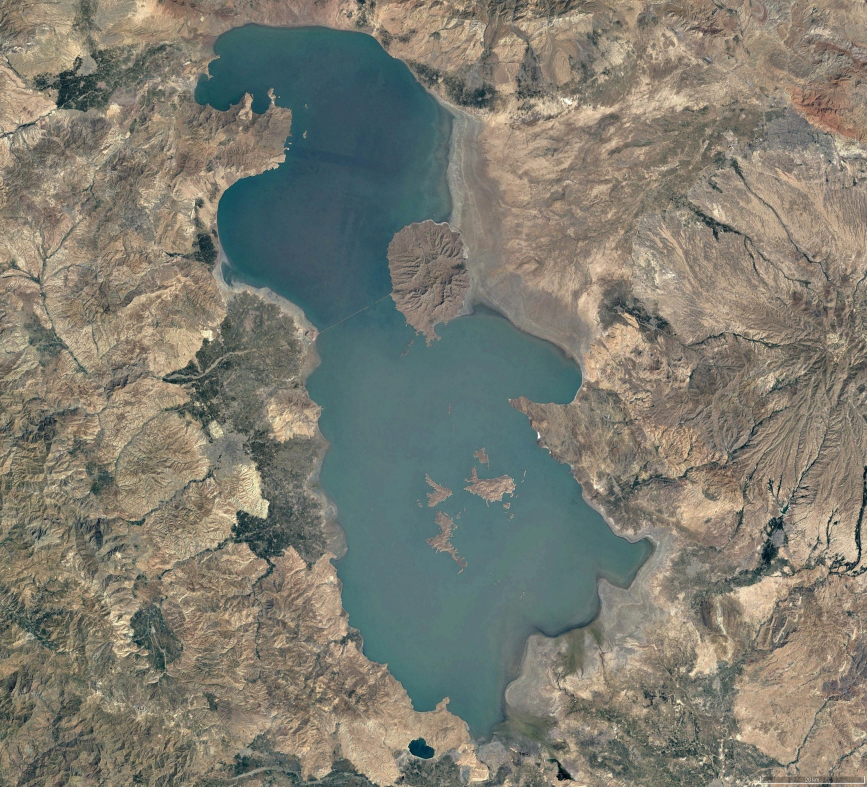
#> input picture HW1/inputs/P3/lake_urmia_2000.jpg, 2600 x 2360 px (shown at 1/3 size)
$ jupyter execute 'P03 - bc.ipynb'
#> lines starting #> are read from the running program, lines starting #| are printed output that depends on the picture; after the words box and inside, x2 and y2 are one past the last pixel; in counts of white or black regions, pixels touching at a corner belong together; long printed decimals are rounded
[cell 1]
import numpy as np
import matplotlib.pyplot as plt
import seaborn as sns
import cv2
import glob
import math
import os
import random

[cell 2]
# Loading images
img_2000 = cv2.imread("./inputs/P3/lake_urmia_2000.jpg")
#> img_2000 is the input picture: shape (2360, 2600, 3); mean B, G, R 112.9, 124.4, 126.2
img_2018 = cv2.imread("./inputs/P3/lake_urmia_2018.jpg")
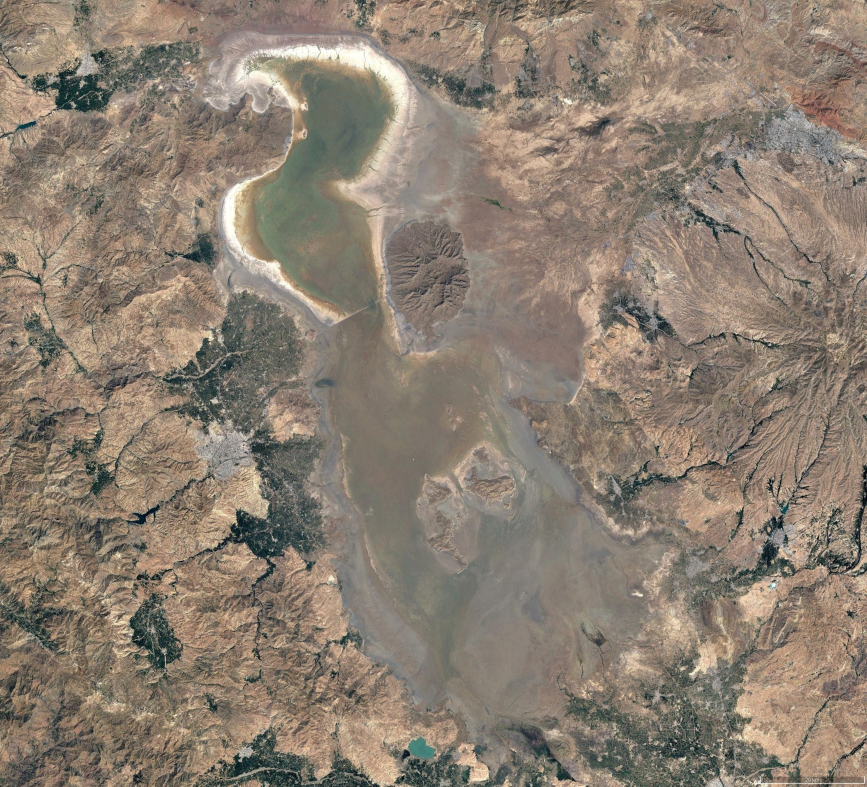
#> input picture HW1/inputs/P3/lake_urmia_2018.jpg, 2600 x 2360 px (shown at 1/3 size)
#> img_2018 is the input picture: shape (2360, 2600, 3); mean B, G, R 113.6, 127.2, 139.9
img_2020 = cv2.imread("./inputs/P3/lake_urmia_2020.jpg")
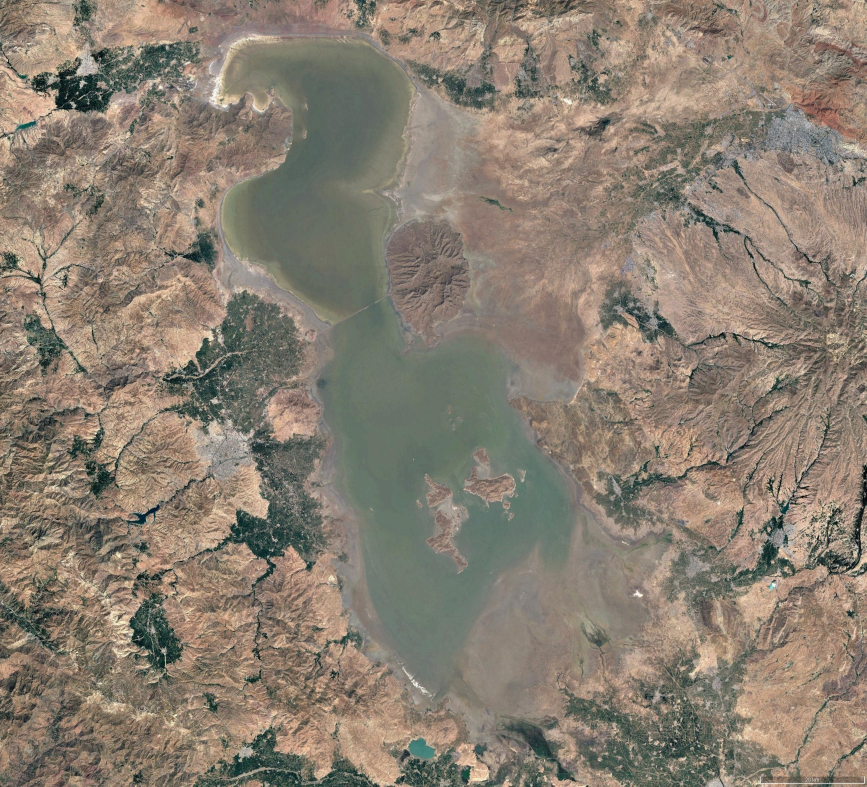
#> input picture HW1/inputs/P3/lake_urmia_2020.jpg, 2600 x 2360 px (shown at 1/3 size)
#> img_2020 is the input picture: shape (2360, 2600, 3); mean B, G, R 113.5, 127.2, 138.2

[cell 3]
def WaterMaskExtractor(img,coef_=0.085):
#> called with coef_ = 0.15
    gray = cv2.cvtColor(img,cv2.COLOR_BGR2GRAY)
    _, thresh = cv2.threshold(gray,0,255,cv2.THRESH_BINARY_INV+cv2.THRESH_OTSU)
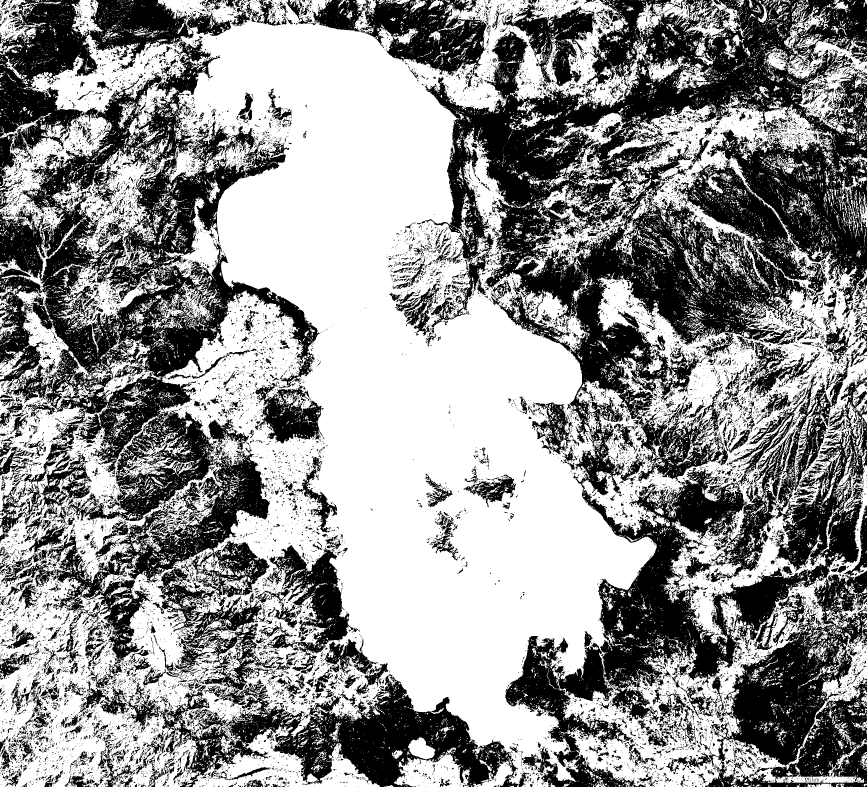
#> thresh: shape (2360, 2600) (shown at 1/3 size); 57.3% white; 21798 black regions (19370 under 20 px), largest, box (x1, y1, x2, y2) and area: (1275, 0, 2600, 1330) 718860, (0, 0, 961, 2023) 606269, (1719, 1131, 2600, 2164) 256508

    # noise removal
    kernel = np.ones((5,5),np.uint8)
    opening = cv2.morphologyEx(thresh,cv2.MORPH_OPEN,kernel, iterations = 8)
#> opening: shape (2360, 2600); 21.4% white; 20 white regions, largest, box (x1, y1, x2, y2) and area: (584, 68, 1960, 2261) 1281337, (596, 708, 650, 788) 3698, (1232, 2221, 1286, 2270) 2388

    # sure background area
    sure_bg = cv2.dilate(opening,kernel,iterations = 12)
#> sure_bg: shape (2360, 2600); 27.2% white; 14 white regions, largest, box (x1, y1, x2, y2) and area: (560, 44, 1984, 2285) 1559580, (943, 2258, 1100, 2360) 12203, (641, 950, 735, 1080) 11214
    # Finding sure foreground area
    dist_transform = cv2.distanceTransform(opening,cv2.DIST_L2,5)
    _, sure_fg = cv2.threshold(dist_transform,coef_*dist_transform.max(),255,0)
#> sure_fg: shape (2360, 2600) float32; 14.5% white; 1 white region, box (x1, y1, x2, y2) and area: (617, 101, 1915, 2200) 891161

    # Finding unknown region
    sure_fg = np.uint8(sure_fg)
    unknown = cv2.subtract(sure_bg,sure_fg)
#> unknown: shape (2360, 2600); 12.7% white; 19 white regions, largest, box (x1, y1, x2, y2) and area: (560, 44, 1984, 2285) 548568, (1207, 1308, 1610, 1755) 94675, (943, 2258, 1100, 2360) 12203

    # Marker labelling
    _, markers = cv2.connectedComponents(sure_fg)
    markers = markers+1

    # mark the region of unknown with 0
    markers[unknown==255] = 0
#> markers: shape (2360, 2600) int32; 3 distinct labels, from 0 to 2

    markers = cv2.watershed(img,markers)
#> markers: shape (2360, 2600) int32; 3 distinct labels, from -1 to 2

    return markers


marker_2000 = WaterMaskExtractor(img_2000,0.15)
marker_2018 = WaterMaskExtractor(img_2018,0.7)
#> in WaterMaskExtractor (call 2), `_, thresh = cv2.threshold(gray,0,255,cv2.THRESH_BINARY_INV+cv2.THRESH_..`: thresh: shape (2360, 2600); 54.3% white; 31402 black regions (28347 under 20 px), largest, box (x1, y1, x2, y2) and area: (0, 0, 2600, 1183) 1158761, (34, 1059, 809, 1969) 178127, (2158, 1714, 2600, 2360) 136136
#> in WaterMaskExtractor (call 2), `opening = cv2.morphologyEx(thresh,cv2.MORPH_OPEN,kernel, iterations = 8)`: opening: shape (2360, 2600); 9.2% white; 29 white regions, largest, box (x1, y1, x2, y2) and area: (798, 216, 1584, 2115) 433427, (1476, 902, 1752, 1143) 33540, (1620, 1492, 1738, 1667) 14736
#> in WaterMaskExtractor (call 2), `sure_bg = cv2.dilate(opening,kernel,iterations = 12)`: sure_bg: shape (2360, 2600); 16.1% white; 19 white regions, largest, box (x1, y1, x2, y2) and area: (774, 192, 1842, 2139) 714784, (1452, 878, 1776, 1167) 63291, (1368, 502, 1520, 750) 32487
#> in WaterMaskExtractor (call 2), `_, sure_fg = cv2.threshold(dist_transform,coef_*dist_transform.max(),2..`: sure_fg: shape (2360, 2600) float32; 0.24% white; 6 white regions (1 under 20 px), largest, box (x1, y1, x2, y2) and area: (1120, 1289, 1242, 1469) 7089, (995, 302, 1074, 439) 6900, (899, 604, 924, 631) 302, (1034, 814, 1049, 843) 198, (1244, 1291, 1272, 1302) 148
#> in WaterMaskExtractor (call 2), `_, markers = cv2.connectedComponents(sure_fg)`: markers: shape (2360, 2600) int32; 7 distinct labels, from 0 to 6
#> in WaterMaskExtractor (call 2), `markers = markers+1`: markers: shape (2360, 2600) int32; 7 distinct labels, from 1 to 7
#> in WaterMaskExtractor (call 2), `markers[unknown==255] = 0`: markers: shape (2360, 2600) int32; 8 distinct labels, from 0 to 7
#> in WaterMaskExtractor (call 2), `markers = cv2.watershed(img,markers)`: markers: shape (2360, 2600) int32; 8 distinct labels, from -1 to 7
marker_2020 = WaterMaskExtractor(img_2020,0.2)
#> call 3 of WaterMaskExtractor, with coef_ = 0.2
#> in WaterMaskExtractor (call 3), `_, thresh = cv2.threshold(gray,0,255,cv2.THRESH_BINARY_INV+cv2.THRESH_..`: thresh: shape (2360, 2600); 51.1% white; 23044 black regions (20661 under 20 px), largest, box (x1, y1, x2, y2) and area: (0, 0, 2600, 2360) 2068562, (0, 1058, 845, 2039) 265083, (426, 1896, 1380, 2360) 146962
#> in WaterMaskExtractor (call 3), `opening = cv2.morphologyEx(thresh,cv2.MORPH_OPEN,kernel, iterations = 8)`: opening: shape (2360, 2600); 13.3% white; 19 white regions, largest, box (x1, y1, x2, y2) and area: (698, 130, 1742, 2081) 765827, (1570, 960, 1709, 1089) 11570, (1513, 2157, 1671, 2274) 10127
#> in WaterMaskExtractor (call 3), `sure_bg = cv2.dilate(opening,kernel,iterations = 12)`: sure_bg: shape (2360, 2600); 18.7% white; 16 white regions, largest, box (x1, y1, x2, y2) and area: (674, 106, 1766, 2105) 1008511, (1489, 2133, 1731, 2359) 31523, (575, 701, 671, 809) 10098
#> in WaterMaskExtractor (call 3), `_, sure_fg = cv2.threshold(dist_transform,coef_*dist_transform.max(),2..`: sure_fg: shape (2360, 2600) float32; 7.9% white; 3 white regions (1 under 20 px), largest, box (x1, y1, x2, y2) and area: (983, 932, 1710, 2032) 300528, (730, 162, 1190, 919) 186186
#> in WaterMaskExtractor (call 3), `unknown = cv2.subtract(sure_bg,sure_fg)`: unknown: shape (2360, 2600); 10.8% white; 19 white regions, largest, box (x1, y1, x2, y2) and area: (674, 106, 1766, 2105) 418499, (1207, 1308, 1610, 1755) 89363, (1489, 2133, 1731, 2359) 31518
#> in WaterMaskExtractor (call 3), `_, markers = cv2.connectedComponents(sure_fg)`: markers: shape (2360, 2600) int32; 4 distinct labels, from 0 to 3
#> in WaterMaskExtractor (call 3), `markers = markers+1`: markers: shape (2360, 2600) int32; 4 distinct labels, from 1 to 4
#> in WaterMaskExtractor (call 3), `markers[unknown==255] = 0`:
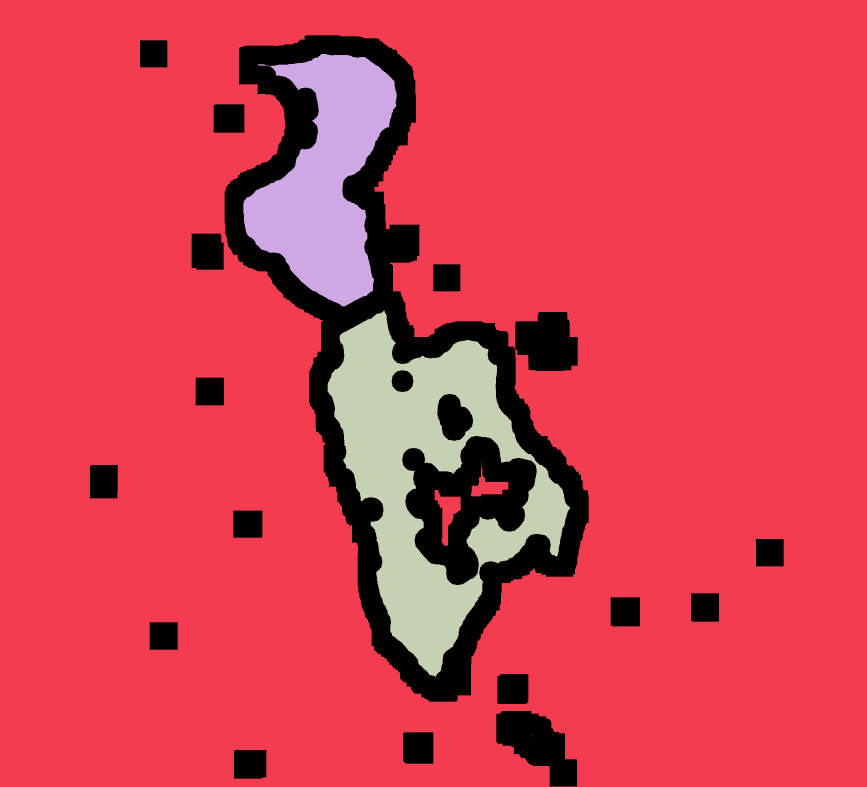
#> markers: shape (2360, 2600) int32 (shown at 1/3 size); 5 distinct labels, from 0 to 4; one colour per label, 0 black
#> in WaterMaskExtractor (call 3), `markers = cv2.watershed(img,markers)`:
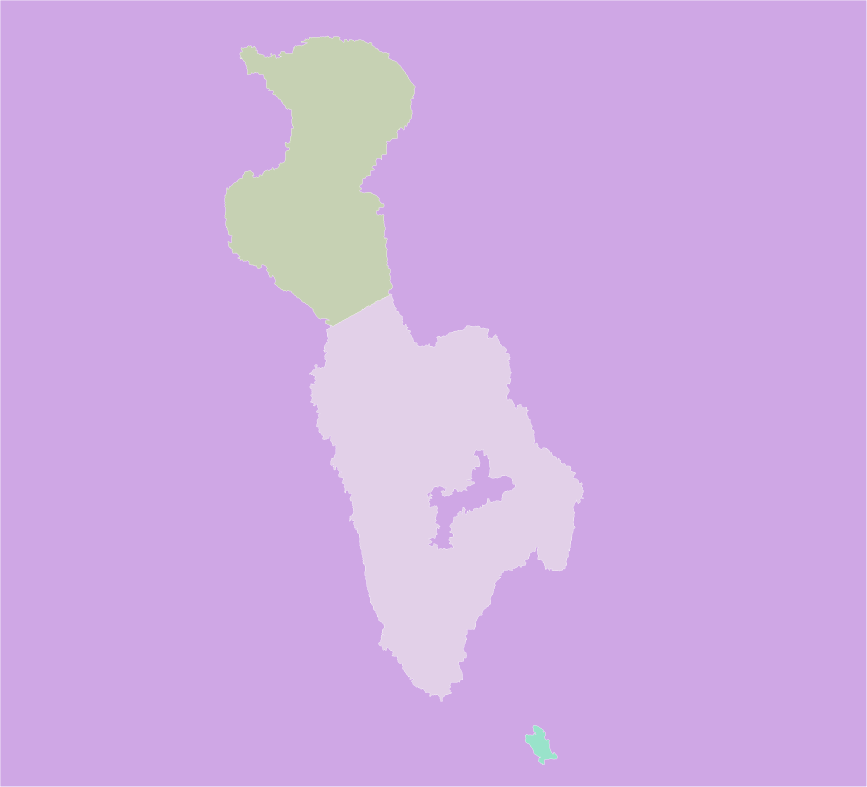
#> markers: shape (2360, 2600) int32 (shown at 1/3 size); 5 distinct labels, from -1 to 4; one colour per label, 0 black, -1 white

[cell 4]
# Generating visual result for 2000
crop_2000 = img_2000.copy()
crop_2000[marker_2000==1]=(0,0,0)
region_2000 = crop_2000.copy()
index = np.logical_or(marker_2000==2 , marker_2000==3)
#> index: shape (2360, 2600) bool; 21.4% white; 1 white region, box (x1, y1, x2, y2) and area: (576, 69, 1974, 2276) 1311491
pix_2000 = np.mean(region_2000[index],axis=0)
#> pix_2000 = [109, 105, 76.29]
region_2000[index] = (150,50,50)
water_2000 = region_2000.copy()
water_2000[index] = (255,255,255)

# Generating visual result for 2020
crop_2020 = img_2020.copy()
crop_2020[marker_2000==1]=(0,0,0)
region_2020 = crop_2020.copy()
index = np.logical_or(marker_2020==2 , marker_2020==3)
#> index: shape (2360, 2600) bool; 13.6% white; 1 white region, box (x1, y1, x2, y2) and area: (675, 108, 1751, 2104) 835440
pix_2020 = np.mean(region_2020[index],axis=0)
#> pix_2020 = [106.2, 117.3, 108.9]
region_2020[index] = (150,50,50)
water_2020 = cv2.inRange(crop_2020,pix_2020-35,pix_2020+20)
#> water_2020: shape (2360, 2600); 13.8% white; 2565 white regions (2333 under 20 px), largest, box (x1, y1, x2, y2) and area: (685, 126, 1792, 2146) 806820, (1469, 2132, 1674, 2271) 9144, (1884, 1618, 1952, 1660) 999


# Generating visual result for 2018
crop_2018 = img_2018.copy()
crop_2018[marker_2000==1]=(0,0,0)
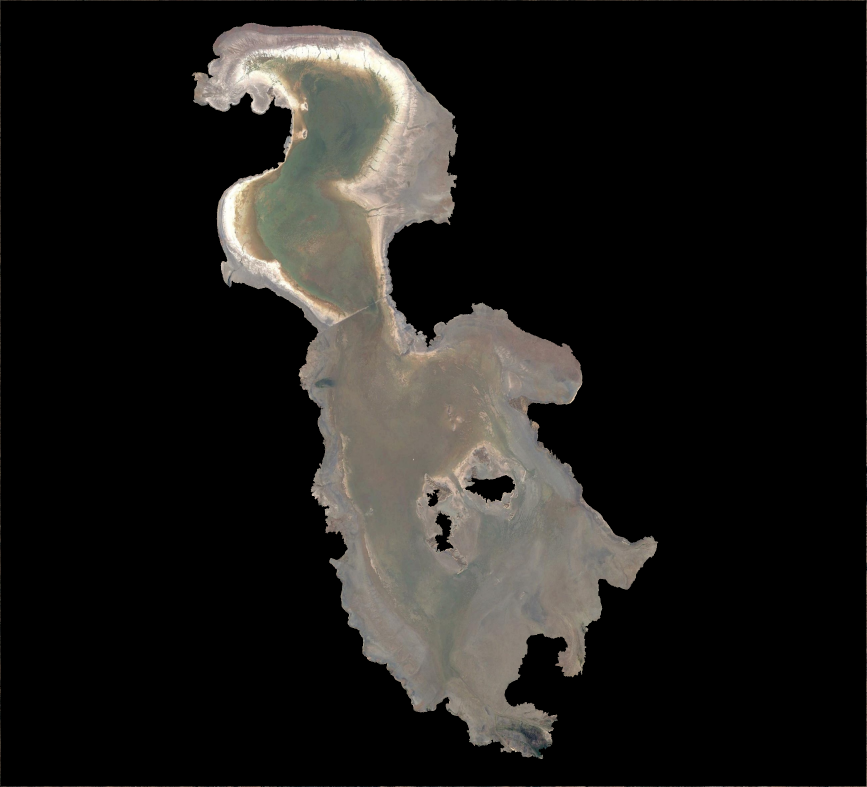
#> crop_2018: shape (2360, 2600, 3) (shown at 1/3 size); mean B, G, R 26.4, 28.8, 30.3
region_2018 = crop_2018.copy()
index = np.logical_or(marker_2018==2 , marker_2018==3)
pix_2018 = np.mean(region_2018[index],axis=0)
#> pix_2018 = [102.1, 116.8, 112.3]
region_2018[index] = (150,50,50)
water_2018 = cv2.inRange(crop_2018,pix_2018-25,pix_2018+5)

[cell 5]
plt.rcParams["figure.figsize"] = (20,14)

plt.subplot(3,5,1)
plt.imshow(cv2.cvtColor(img_2000,cv2.COLOR_BGR2RGB))
plt.title("Source Image 2000")
plt.axis("off")

plt.subplot(3,5,2)
plt.imshow(cv2.cvtColor(crop_2000,cv2.COLOR_BGR2RGB))
plt.title("Crop lake area(Use as a mask in continue)")
plt.axis("off")

plt.subplot(3,5,3)
plt.imshow(cv2.cvtColor(region_2000,cv2.COLOR_BGR2RGB))
plt.title("The most existed water region")
plt.axis("off")

plt.subplot(3,5,4)
plt.imshow(cv2.cvtColor(water_2000,cv2.COLOR_BGR2RGB))
plt.title("Water pixels extraction entire lake")
plt.axis("off")

plt.subplot(3,5,5)
plt.imshow(cv2.cvtColor(water_2000,cv2.COLOR_BGR2RGB))
plt.title("No previous image to compare")
plt.axis("off")

plt.subplot(3,5,6)
plt.imshow(cv2.cvtColor(img_2018,cv2.COLOR_BGR2RGB))
plt.title("Source Image 2018")
plt.axis("off")

plt.subplot(3,5,7)
plt.imshow(cv2.cvtColor(crop_2018,cv2.COLOR_BGR2RGB))
plt.title("Crop Lake Area")
plt.axis("off")

plt.subplot(3,5,8)
plt.imshow(cv2.cvtColor(region_2018,cv2.COLOR_BGR2RGB))
plt.title("The most existed water region")
plt.axis("off")

plt.subplot(3,5,9)
plt.imshow(cv2.cvtColor(water_2018,cv2.COLOR_BGR2RGB))
plt.title("Water pixels extraction entire lake")
plt.axis("off")

plt.subplot(3,5,10)
plt.imshow(cv2.cvtColor(water_2000[:,:,0]-water_2018,cv2.COLOR_BGR2RGB))
plt.title("Evaporated 2000-2018")
plt.axis("off")

plt.subplot(3,5,11)
plt.imshow(cv2.cvtColor(img_2020,cv2.COLOR_BGR2RGB))
plt.title("Source Image 2020")
plt.axis("off")

plt.subplot(3,5,12)
plt.imshow(cv2.cvtColor(crop_2020,cv2.COLOR_BGR2RGB))
plt.title("Crop Lake Area")
plt.axis("off")

plt.subplot(3,5,13)
plt.imshow(cv2.cvtColor(region_2020,cv2.COLOR_BGR2RGB))
plt.title("The most existed water region")
plt.axis("off")

plt.subplot(3,5,14)
plt.imshow(cv2.cvtColor(water_2020,cv2.COLOR_BGR2RGB))
plt.title("Water pixels extraction entire lake")
plt.axis("off")

plt.subplot(3,5,15)
plt.imshow(cv2.cvtColor(water_2020-water_2018,cv2.COLOR_BGR2RGB))
plt.title("Restored 2018-2020")

plt.axis("off")
plt.show()

[cell 6]
# water pixels counting in 2000
_gray_scale = cv2.cvtColor(region_2000,cv2.COLOR_BGR2GRAY)
_, _2000_water_count = cv2.threshold(_gray_scale,0,255,cv2.THRESH_BINARY)
print(_2000_water_count.shape)
#| (2360, 2600)
_2000_water_count = _2000_water_count.flatten().sum()//255

# water pixels counting in 2018
print(water_2018.shape)
#| (2360, 2600)
_2018_water_count = water_2018.flatten().sum()//255

# water pixels counting in 2020
print(water_2020.shape)
#| (2360, 2600)
_2020_water_count = water_2020.flatten().sum()//255

[cell 7]
area_in_meter = (20000/314)**2
vol_2000 = _2000_water_count*area_in_meter*(2.8)
#> vol_2000 = 1.51e+10
vol_2018 = _2018_water_count*area_in_meter*(0.6)
#> vol_2018 = 368159357.4
vol_2020 = _2020_water_count*area_in_meter*(0.9)
#> vol_2020 = 3.09e+09
print("Vol of Evaporated from 2000 to 2018:",vol_2000-vol_2018)
#| Vol of Evaporated from 2000 to 2018: 14756634346.221

[cell 8]
print("Percentage of water existed in 2018 to 2000:",round(vol_2018/vol_2000*100,3),"%")
#| Percentage of water existed in 2018 to 2000: 2.434 %
print("Percentage of water existed in 2020 to 2000:",round(vol_2020/vol_2000*100,3),"%")
#| Percentage of water existed in 2020 to 2000: 20.433 %
